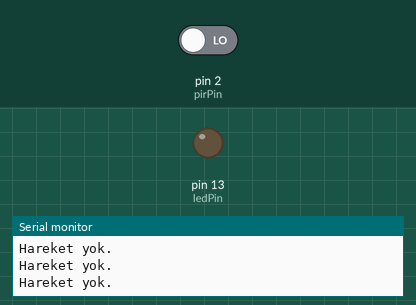
This sketch was run on a simulated Arduino Uno, built with avr-gcc and run on an emulated ATmega328P. Shown: output pins drawn as LEDs (lit = HIGH), the last lines printed to the serial monitor. Inputs (shaded band) come from the test bench; at power-on: pin 2 (pirPin) LOW.

Above: at 1.2 s.
1.3 s: pin 2 (pirPin) driven HIGH
At 1.8 s:
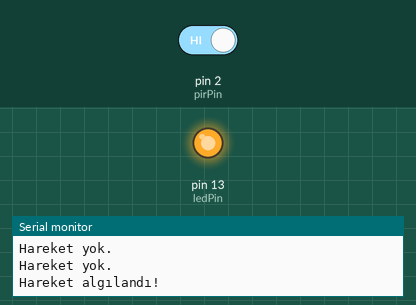
2.8 s: pin 2 (pirPin) driven LOW
At 4.6 s:
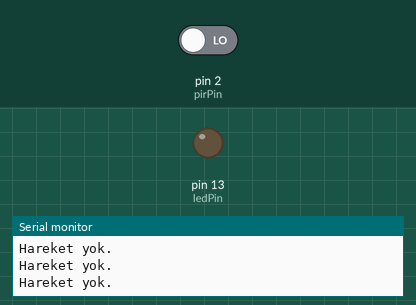
Timing chart, 0 to 6.1 s (numbered marks = the images above; inputs shaded):
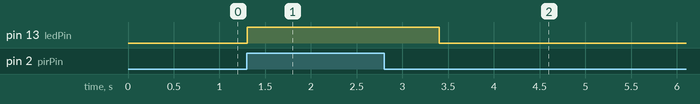

The sketch:

Arduino_Hareket_Sens_rl__Alarm_Kod.ino
```cpp
int pirPin = 2;     // PIR sensör çıkışı
int ledPin = 13;    // LED pini
int hareket;

void setup() {
  pinMode(pirPin, INPUT);
  pinMode(ledPin, OUTPUT);
  Serial.begin(9600);
}

void loop() {
  hareket = digitalRead(pirPin);

  if (hareket == HIGH) {
    digitalWrite(ledPin, HIGH);
    Serial.println("Hareket algılandı!");
    delay(2000);               // LED 2 saniye boyunca yanık kalır
  } else {
    digitalWrite(ledPin, LOW);
    Serial.println("Hareket yok.");
  }

  delay(100); // Gereksiz gecikmeyi azaltmak için küçük bekleme
}
```

Measured:
- after the input at 1.3 s, pin 13 (ledPin): LOW → HIGH at once
- after the input at 2.8 s, pin 13 (ledPin): HIGH → LOW after 0.60 s
